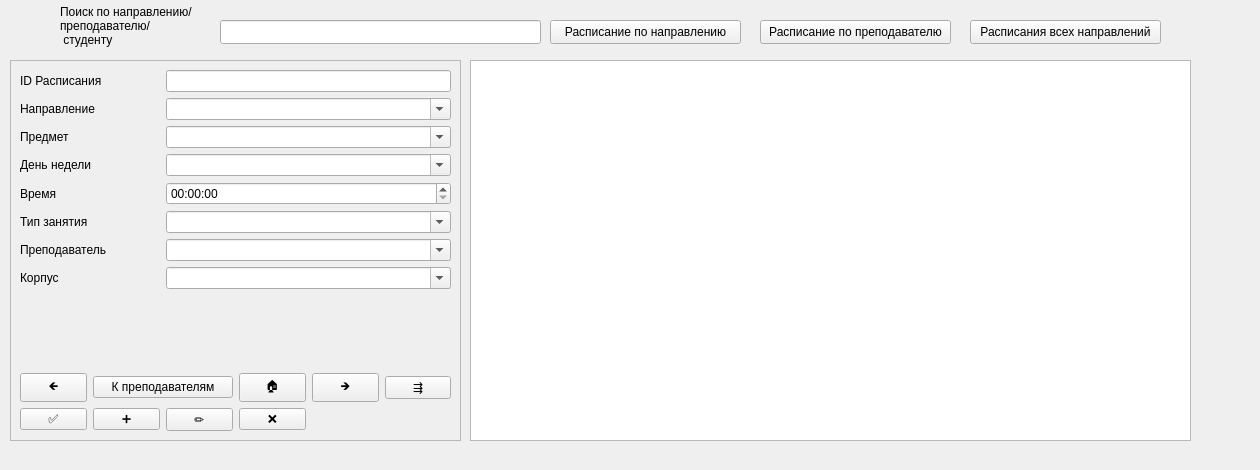
<?xml version="1.0" encoding="UTF-8"?>
<ui version="4.0">
 <class>Schedules</class>
 <widget class="QWidget" name="Schedules">
  <property name="geometry">
   <rect>
    <x>0</x>
    <y>0</y>
    <width>1260</width>
    <height>470</height>
   </rect>
  </property>
  <property name="windowTitle">
   <string>Расписания занятий</string>
  </property>
  <widget class="QFrame" name="frame">
   <property name="geometry">
    <rect>
     <x>10</x>
     <y>60</y>
     <width>451</width>
     <height>381</height>
    </rect>
   </property>
   <property name="sizePolicy">
    <sizepolicy hsizetype="Minimum" vsizetype="Preferred">
     <horstretch>0</horstretch>
     <verstretch>0</verstretch>
    </sizepolicy>
   </property>
   <property name="frameShape">
    <enum>QFrame::Shape::StyledPanel</enum>
   </property>
   <property name="frameShadow">
    <enum>QFrame::Shadow::Plain</enum>
   </property>
   <layout class="QGridLayout" name="gridLayout_2">
    <item row="4" column="2" colspan="4">
     <widget class="QComboBox" name="cb_week_day">
      <property name="editable">
       <bool>true</bool>
      </property>
     </widget>
    </item>
    <item row="10" column="0">
     <widget class="QPushButton" name="btnPrevious">
      <property name="text">
       <string>🡸</string>
      </property>
     </widget>
    </item>
    <item row="7" column="0" colspan="2">
     <widget class="QLabel" name="lb_id_teacher">
      <property name="text">
       <string>Преподаватель</string>
      </property>
     </widget>
    </item>
    <item row="5" column="2" colspan="4">
     <widget class="QTimeEdit" name="time_edit_time"/>
    </item>
    <item row="10" column="4">
     <widget class="QPushButton" name="btnNext">
      <property name="text">
       <string>🡺</string>
      </property>
     </widget>
    </item>
    <item row="6" column="2" colspan="4">
     <widget class="QComboBox" name="cb_lesson_type">
      <property name="editable">
       <bool>true</bool>
      </property>
     </widget>
    </item>
    <item row="11" column="0">
     <widget class="QPushButton" name="btnSave">
      <property name="text">
       <string>✅</string>
      </property>
     </widget>
    </item>
    <item row="6" column="0">
     <widget class="QLabel" name="lb_lesson_type">
      <property name="text">
       <string>Тип занятия</string>
      </property>
     </widget>
    </item>
    <item row="1" column="2" colspan="4">
     <widget class="QComboBox" name="cb_id_faculty">
      <property name="editable">
       <bool>true</bool>
      </property>
     </widget>
    </item>
    <item row="0" column="2" colspan="4">
     <widget class="QLineEdit" name="le_id_sched"/>
    </item>
    <item row="7" column="2" colspan="4">
     <widget class="QComboBox" name="cb_id_teacher">
      <property name="editable">
       <bool>true</bool>
      </property>
     </widget>
    </item>
    <item row="0" column="0" colspan="2">
     <widget class="QLabel" name="lb_id_sched">
      <property name="text">
       <string>ID Расписания</string>
      </property>
     </widget>
    </item>
    <item row="5" column="0">
     <widget class="QLabel" name="lb_time">
      <property name="text">
       <string>Время</string>
      </property>
     </widget>
    </item>
    <item row="9" column="4">
     <spacer name="verticalSpacer_3">
      <property name="orientation">
       <enum>Qt::Orientation::Vertical</enum>
      </property>
      <property name="sizeHint" stdset="0">
       <size>
        <width>20</width>
        <height>18</height>
       </size>
      </property>
     </spacer>
    </item>
    <item row="2" column="2" colspan="4">
     <widget class="QComboBox" name="cb_id_subject">
      <property name="editable">
       <bool>true</bool>
      </property>
     </widget>
    </item>
    <item row="2" column="0" colspan="2">
     <widget class="QLabel" name="lb_subject">
      <property name="text">
       <string>Предмет</string>
      </property>
     </widget>
    </item>
    <item row="8" column="0">
     <widget class="QLabel" name="lb_id_housing">
      <property name="text">
       <string>Корпус</string>
      </property>
     </widget>
    </item>
    <item row="8" column="2" colspan="4">
     <widget class="QComboBox" name="cb_id_housing">
      <property name="editable">
       <bool>true</bool>
      </property>
     </widget>
    </item>
    <item row="11" column="1">
     <widget class="QPushButton" name="btnAddNew">
      <property name="text">
       <string>➕</string>
      </property>
     </widget>
    </item>
    <item row="11" column="2">
     <widget class="QPushButton" name="btnEditRow">
      <property name="text">
       <string>✏️</string>
      </property>
     </widget>
    </item>
    <item row="11" column="3">
     <widget class="QPushButton" name="btnDelete">
      <property name="text">
       <string>❌</string>
      </property>
     </widget>
    </item>
    <item row="10" column="1" colspan="2">
     <widget class="QPushButton" name="btn_to_Teachers">
      <property name="text">
       <string>К преподавателям</string>
      </property>
     </widget>
    </item>
    <item row="10" column="3">
     <widget class="QPushButton" name="btnHome">
      <property name="text">
       <string>🏠</string>
      </property>
     </widget>
    </item>
    <item row="10" column="5">
     <widget class="QPushButton" name="btnLast">
      <property name="text">
       <string>⇶</string>
      </property>
     </widget>
    </item>
    <item row="1" column="0" colspan="2">
     <widget class="QLabel" name="lb_faculty">
      <property name="text">
       <string>Направление</string>
      </property>
     </widget>
    </item>
    <item row="4" column="0" colspan="2">
     <widget class="QLabel" name="lb_week_day">
      <property name="text">
       <string>День недели</string>
      </property>
     </widget>
    </item>
   </layout>
  </widget>
  <widget class="QLabel" name="lb_search_sched">
   <property name="geometry">
    <rect>
     <x>60</x>
     <y>0</y>
     <width>151</width>
     <height>51</height>
    </rect>
   </property>
   <property name="text">
    <string>Поиск по направлению/
преподавателю/
 студенту</string>
   </property>
  </widget>
  <widget class="QLineEdit" name="le_search_sched">
   <property name="geometry">
    <rect>
     <x>220</x>
     <y>20</y>
     <width>321</width>
     <height>24</height>
    </rect>
   </property>
  </widget>
  <widget class="QPushButton" name="btn_Sched_by_Fac">
   <property name="geometry">
    <rect>
     <x>550</x>
     <y>20</y>
     <width>191</width>
     <height>24</height>
    </rect>
   </property>
   <property name="text">
    <string>Расписание по направлению</string>
   </property>
  </widget>
  <widget class="QTableWidget" name="twData_sched">
   <property name="geometry">
    <rect>
     <x>470</x>
     <y>60</y>
     <width>721</width>
     <height>381</height>
    </rect>
   </property>
   <property name="sizePolicy">
    <sizepolicy hsizetype="Expanding" vsizetype="Expanding">
     <horstretch>0</horstretch>
     <verstretch>0</verstretch>
    </sizepolicy>
   </property>
   <property name="editTriggers">
    <set>QAbstractItemView::EditTrigger::NoEditTriggers</set>
   </property>
   <property name="selectionMode">
    <enum>QAbstractItemView::SelectionMode::SingleSelection</enum>
   </property>
   <property name="selectionBehavior">
    <enum>QAbstractItemView::SelectionBehavior::SelectRows</enum>
   </property>
   <property name="verticalScrollMode">
    <enum>QAbstractItemView::ScrollMode::ScrollPerPixel</enum>
   </property>
   <property name="horizontalScrollMode">
    <enum>QAbstractItemView::ScrollMode::ScrollPerPixel</enum>
   </property>
   <attribute name="horizontalHeaderStretchLastSection">
    <bool>true</bool>
   </attribute>
  </widget>
  <widget class="QPushButton" name="btnSched_by_Teach">
   <property name="geometry">
    <rect>
     <x>760</x>
     <y>20</y>
     <width>191</width>
     <height>24</height>
    </rect>
   </property>
   <property name="text">
    <string>Расписание по преподавателю</string>
   </property>
  </widget>
  <widget class="QPushButton" name="btn_All_Scheds">
   <property name="geometry">
    <rect>
     <x>970</x>
     <y>20</y>
     <width>191</width>
     <height>24</height>
    </rect>
   </property>
   <property name="text">
    <string>Расписания всех направлений</string>
   </property>
  </widget>
 </widget>
 <resources/>
 <connections/>
</ui>
